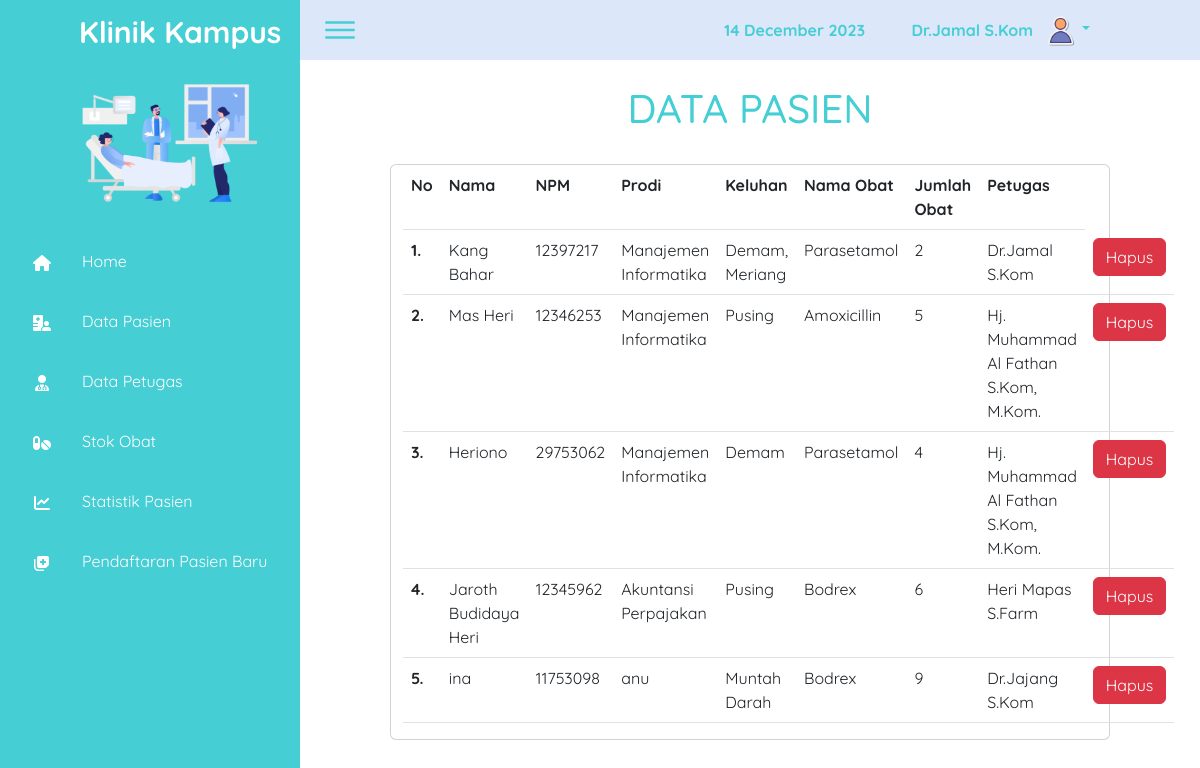
The page /dataPasien.php (signed in) on the database its author committed.
### tables this page shows
CREATE TABLE `pasien` (
  `id_pasien` int(11) NOT NULL,
  `nama_pasien` varchar(50) DEFAULT NULL,
  `npm` varchar(50) DEFAULT NULL,
  `prodi` varchar(50) DEFAULT NULL,
  `keluhan` varchar(150) NOT NULL,
  `id_obat` int(11) NOT NULL,
  `jml_obat_diambil` int(50) NOT NULL,
  `id_petugas` int(11) NOT NULL
);

CREATE TABLE `stokobat` (
  `id_obat` int(11) NOT NULL,
  `nama_obat` varchar(50) NOT NULL,
  `jml_obat` int(255) NOT NULL
);

CREATE TABLE `petugas` (
  `id_petugas` int(11) NOT NULL,
  `nama_petugas` varchar(50) NOT NULL,
  `username` varchar(20) NOT NULL,
  `password` varchar(10) NOT NULL
);

### dataPasien.php (the view, shortened to what this page needs)
<?php
require_once("header.php");
require_once("assets/db/database.php");
$query = "SELECT pasien.id_pasien, pasien.nama_pasien, pasien.npm, pasien.prodi, pasien.keluhan, stokobat.nama_obat, pasien.jml_obat_diambil, petugas.nama_petugas
FROM pasien
JOIN stokobat ON pasien.id_obat = stokobat.id_obat
JOIN petugas ON pasien.id_petugas = petugas.id_petugas";
$hasilData = $koneksinya->query($query);
?>
<h1>
    <center>DATA PASIEN</center>
</h1> <br>
<center>
    <div class="row card" style="width: 80%;">
        <div class="col-xl-11">
            <table class="table">
                <tr>
                    <th scope="col">No</th>
                    <th scope="col">Nama</th>
                    <th scope="col">NPM</th>
                    <th scope="col">Prodi</th>
                    <th scope="col">Keluhan</th>
                    <th scope="col">Nama Obat</th>
                    <th scope="col">Jumlah Obat</th>
                    <th scope="col">Petugas</th>
                </tr>
                <?php $i = 1;
                foreach ($hasilData as $data) : ?>
                    <tr>
                        <th scope="row"> <?= $i++ ?>. </th>
                        <td><?= $data['nama_pasien'] ?></td>
                        <td><?= $data['npm'] ?></td>
                        <td><?= $data['prodi'] ?></td>
                        <td><?= $data['keluhan'] ?></td>
                        <td><?= $data['nama_obat'] ?></td>
                        <td><?= $data['jml_obat_diambil'] ?></td>
                        <td><?= $data['nama_petugas'] ?></td>
                        <td>
                            <a href="pasienHapus.php?id=<?= $data['id'] ?>" class="btn btn-danger" onclick="return confirm('Yakin mau dihapus !?')">
                                Hapus</a>
                        </td>
                    </tr>
                <?php endforeach; ?>
            </table>
        </div>
    </div>
</center>
<?php require_once("footer.php"); ?>

### assets/css/style.css (style rules this page uses)
* { font-family: "Quicksand", sans-serif; margin: 0; padding: 0; box-sizing: border-box; }
html { scroll-behavior: smooth; transition: all 0.9s ease; }
:root { --blue: #46ced5; --blue2: #b6ebef; --blue3: #019dff; --topbar: #dce7f9; --white: #fff; --gray: #f5f5f5; --black1: #222; --black2: #999; --black3: #8d8d8d; }
body { min-height: 100vh; overflow-x: hidden; }

### rows shown on the page
pasien: nama_pasien "Kang Bahar", npm "12397217", prodi "Manajemen Informatika", keluhan "Demam, Meriang", id_obat.nama_obat "Parasetamol", jml_obat_diambil "2", id_petugas.nama_petugas "Dr.Jamal S.Kom"
pasien: nama_pasien "Mas Heri", npm "12346253", prodi "Manajemen Informatika", keluhan "Pusing", id_obat.nama_obat "Amoxicillin", jml_obat_diambil "5", id_petugas.nama_petugas "Hj. Muhammad Al Fathan S.Kom, M.Kom."
pasien: nama_pasien "Heriono", npm "29753062", prodi "Manajemen Informatika", keluhan "Demam", id_obat.nama_obat "Parasetamol", jml_obat_diambil "4", id_petugas.nama_petugas "Hj. Muhammad Al Fathan S.Kom, M.Kom."
pasien: nama_pasien "Jaroth Budidaya Heri", npm "12345962", prodi "Akuntansi Perpajakan", keluhan "Pusing", id_obat.nama_obat "Bodrex", jml_obat_diambil "6", id_petugas.nama_petugas "Heri Mapas S.Farm"
pasien: nama_pasien "ina", npm "11753098", prodi "anu", keluhan "Muntah Darah", id_obat.nama_obat "Bodrex", jml_obat_diambil "9", id_petugas.nama_petugas "Dr.Jajang S.Kom"

### other values the page prints
$_SESSION["nama"] "Dr.Jamal S.Kom"
